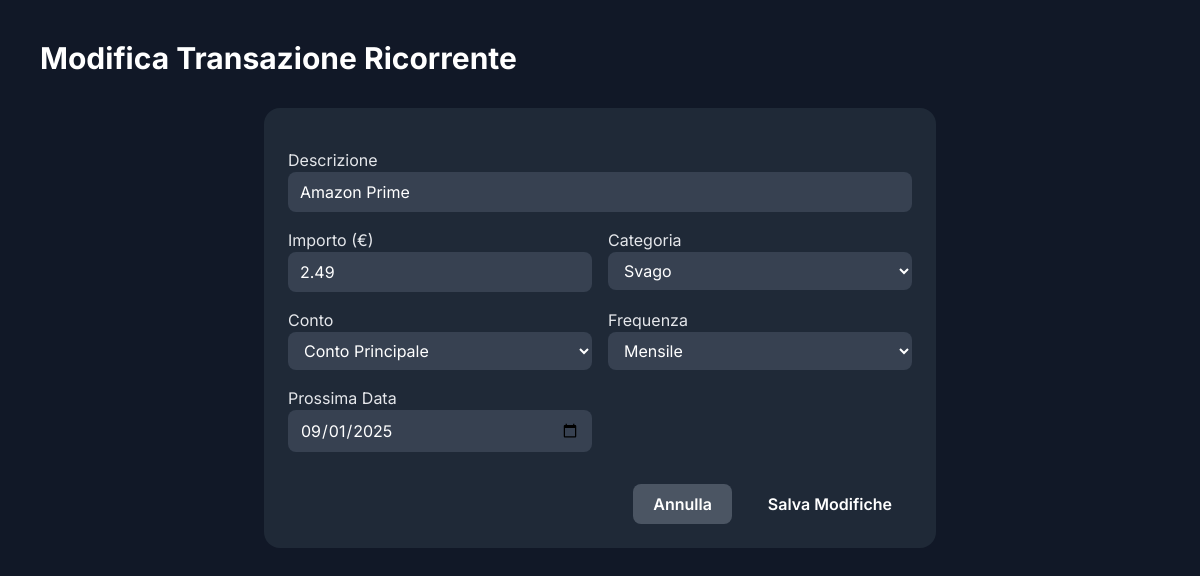
The app's page /edit_recurring.php?id=1 (signed in) with its own data.
### tables this page shows
CREATE TABLE `recurring_transactions` (
  `id` int(11) NOT NULL,
  `user_id` int(11) NOT NULL,
  `description` varchar(255) NOT NULL,
  `amount` decimal(10,2) NOT NULL,
  `type` varchar(10) NOT NULL,
  `category_id` int(11) NOT NULL,
  `account_id` int(11) NOT NULL,
  `frequency` varchar(20) NOT NULL,
  `start_date` date NOT NULL,
  `next_due_date` date NOT NULL,
  `created_at` timestamp NOT NULL DEFAULT current_timestamp()
);

### functions.php (called while the page is built, shortened)
<?php
function get_recurring_transaction_by_id($conn, $recurring_id, $user_id) {
    $sql = "SELECT * FROM recurring_transactions WHERE id = ? AND user_id = ?";
    $stmt = $conn->prepare($sql);
    $stmt->bind_param("ii", $recurring_id, $user_id);
    $stmt->execute();
    $result = $stmt->get_result();
    $transaction = $result->fetch_assoc();
    return $transaction;
}
function get_user_accounts($conn, $user_id) {
    $accounts = [];
    $sql = "SELECT id, name FROM accounts WHERE user_id = ?";
    $stmt = $conn->prepare($sql);
    $stmt->bind_param('i', $user_id);
    $stmt->execute();
    $result = $stmt->get_result();
    while ($row = $result->fetch_assoc()) {
        $accounts[] = $row;
    }
    return $accounts;
}
function get_user_categories($conn, $user_id, $type) {
    $categories = [];
    $sql = "SELECT id, name, icon FROM categories WHERE user_id = ? AND type = ? ORDER BY category_order ASC";
    $stmt = $conn->prepare($sql);
    $stmt->bind_param('is', $user_id, $type);
    $stmt->execute();
    $result = $stmt->get_result();
    while ($row = $result->fetch_assoc()) {
        $categories[] = $row;
    }
    return $categories;
}
?>

### edit_recurring.php (the view, shortened to what this page needs)
<?php
require_once 'db_connect.php';
require_once 'functions.php';
$user_id = $_SESSION["id"];
$recurring_id = $_GET['id'] ?? 0;
$recurring_transaction = get_recurring_transaction_by_id($conn, $recurring_id, $user_id);
$accounts = get_user_accounts($conn, $user_id);
$expenseCategories = get_user_categories($conn, $user_id, 'expense');
?>
<!DOCTYPE html>
<html lang="it">
<head>
    <script src="https://cdn.tailwindcss.com"></script>
</head>
<body class="text-gray-200 p-10">
    <h1 class="text-3xl font-bold text-white">Modifica Transazione Ricorrente</h1>
    <div class="bg-gray-800 rounded-2xl p-6 max-w-2xl mx-auto mt-8">
        <form action="update_recurring.php" method="POST" class="space-y-4">
            <div class="grid grid-cols-1 md:grid-cols-2 gap-4">
                <div class="md:col-span-2">
                    <label>Descrizione</label>
                    <input type="text" name="description" value="<?php echo htmlspecialchars($recurring_transaction['description']); ?>" required class="w-full bg-gray-700 text-white rounded-lg px-3 py-2">
                </div>
                <div>
                    <label>Importo (€)</label>
                    <input type="number" step="0.01" name="amount" value="<?php echo $recurring_transaction['amount']; ?>" required class="w-full bg-gray-700 text-white rounded-lg px-3 py-2">
                </div>
                <div>
                    <label>Categoria</label>
                    <select name="category_id" required class="w-full bg-gray-700 text-white rounded-lg px-3 py-2">
                        <optgroup label="Spese">
                            <?php foreach($expenseCategories as $cat){ $selected = ($cat['id'] == $recurring_transaction['category_id']) ? 'selected' : ''; echo "<option value='{$cat['id']}' {$selected}>{$cat['name']}</option>"; } ?>
                        </optgroup>
                    </select>
                </div>
                <div>
                    <label>Conto</label>
                    <select name="account_id" required class="w-full bg-gray-700 text-white rounded-lg px-3 py-2">
                        <?php foreach($accounts as $acc){ $selected = ($acc['id'] == $recurring_transaction['account_id']) ? 'selected' : ''; echo "<option value='{$acc['id']}' {$selected}>{$acc['name']}</option>"; } ?>
                    </select>
                </div>
                <div>
                    <label>Frequenza</label>
                    <select name="frequency" required class="w-full bg-gray-700 text-white rounded-lg px-3 py-2">
                        <option value="monthly" <?php if($recurring_transaction['frequency'] == 'monthly') echo 'selected'; ?>>Mensile</option>
                    </select>
                </div>
                <div>
                    <label>Prossima Data</label>
                    <input type="date" name="next_due_date" required value="<?php echo $recurring_transaction['next_due_date']; ?>" class="w-full bg-gray-700 text-white rounded-lg px-3 py-2">
                </div>
            </div>
            <div class="flex justify-end space-x-4 pt-4">
                <a href="recurring.php" class="bg-gray-600 hover:bg-gray-700 text-white font-semibold py-2 px-5 rounded-lg">Annulla</a>
                <button type="submit" class="bg-primary-600 hover:bg-primary-700 text-white font-semibold py-2 px-5 rounded-lg">Salva Modifiche</button>
            </div>
        </form>
    </div>
</body>
</html>

### edit_recurring.php (style rules this page uses)
body { font-family: 'Inter', sans-serif; background-color: #111827; }

### records on screen
recurring_transactions: description "Amazon Prime", amount "2.49", frequency "Mensile", next_due_date "09/01/2025"

### other values on screen
form field category_id "Svago"
form field account_id "Conto Principale"
